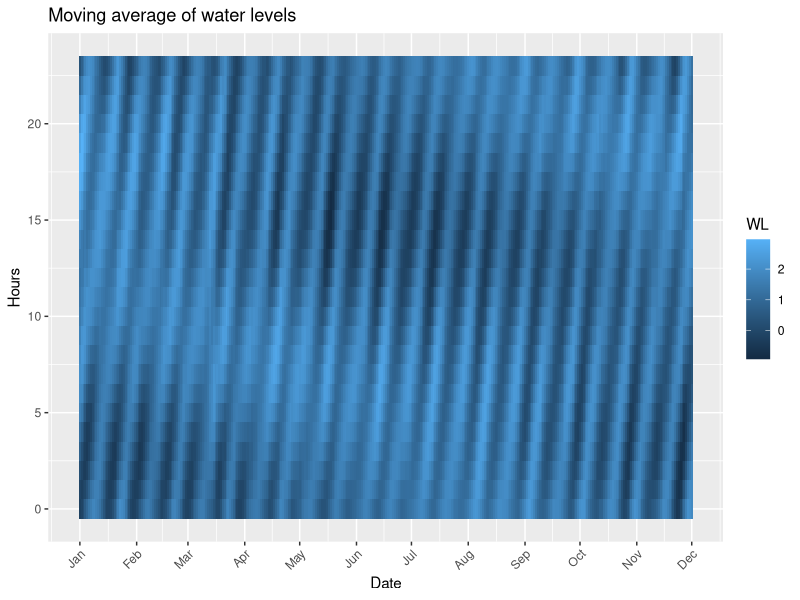

This chart was generated by the following R code:
library(ggplot2)
library(tidyverse)
library(scales)
library(lubridate)


pwl<-read.csv(file="PortlandWaterLevel2003.csv", sep = ",",header = T)
head(pwl)
pwl$newDate<- as.Date(pwl$Date,"%m/%d/%Y")
h<-hour(hm(pwl$Time))

p <- ggplot(pwl, aes(x=newDate, y=h))
p+geom_tile(aes(fill=WL))+
  scale_x_date(date_breaks = "1 month",date_labels = "%b")+
  theme(axis.text.x = element_text(angle=45, hjust = 1))+
  labs(title = "Moving average of water levels")+xlab("Date")+ylab("Hours")

